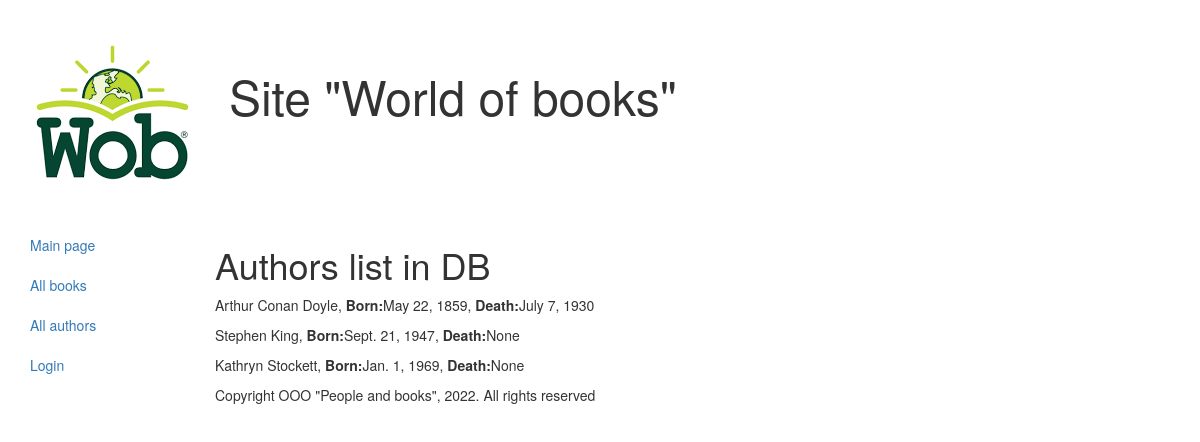
Screenshot of /authors/ with the database file from the repository.
### catalog/models.py (models this page shows, shortened)
class Author(models.Model):
    first_name = models.CharField(max_length=100, help_text="Enter author first name", verbose_name="Author first name")
    last_name = models.CharField(max_length=100, help_text="Enter author last name", verbose_name="Author last name")
    date_of_birth = models.DateField(help_text="Enter a author`s date of birth",
                                     verbose_name="Author date of birth",
                                     null=True,
                                     blank=True)
    date_of_death = models.DateField(help_text="Enter a author`s date of death",
                                     verbose_name="Author date of death",
                                     null=True,
                                     blank=True)

### catalog/views.py (the view)
# urls.py: re_path(r'^authors/$', views.AuthorListView.as_view(), name='authors'),
class AuthorListView(generic.ListView):
    model = Author
    paginate_by = 4

### catalog/templates/catalog/author_list.html
{% extends 'base_generic.html' %}
{% block content %}
    <h1>Authors list in DB</h1>
    {% if author_list %}
        {% for author in author_list %}
        <p>{{author.first_name}} {{author.last_name}},
            <strong>Born:</strong>{{author.date_of_birth}},
            <strong>Death:</strong>{{author.date_of_death}}</p>
        {% endfor %}
    {% else %}
        <p>No authors in DB</p>
    {% endif %}
{% endblock content %}

### rows the page displays
Author: first_name "Arthur", last_name "Conan Doyle", date_of_birth "May 22, 1859", date_of_death "July 7, 1930"
Author: first_name "Stephen", last_name "King", date_of_birth "Sept. 21, 1947", date_of_death "None"
Author: first_name "Kathryn", last_name "Stockett", date_of_birth "Jan. 1, 1969", date_of_death "None"
